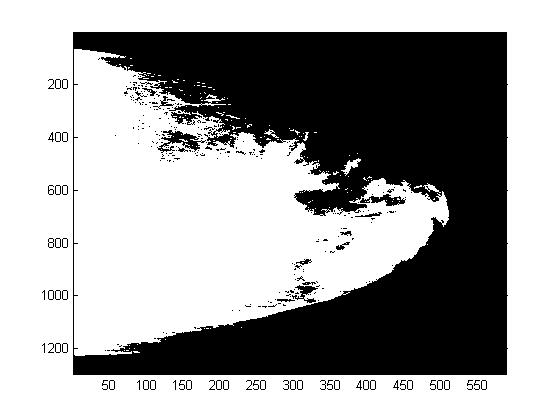
%> input picture 02_3C_SXA_DXA/01_TD_SXA/functions/TestBreast/Breast.jpg, 560 x 420 px
$ octave Test.m   (GNU Octave 9; MATLAB toolbox functions it lacks are replaced by stand-ins)
%> lines starting %> are read from the running program, lines starting %| are printed output that depends on the picture; in (x1, y1, x2, y2) boxes, pixels count from 0 and x2, y2 are one past the last pixel; in counts of white or black regions, pixels touching at a corner belong together; the program's own positions count from 1
I1 = imread('Breast.jpg');
%> I1 is the input picture: size 420x560x3 uint8; min 0, max 255, mean 160.1
% % % h=A;
% % % h(:,end)=[];
% % % figure;imshow(A);
% % I2 = imrotate(I1,10,'bicubic','crop');


I2 = imread('Breast-2.jpg');
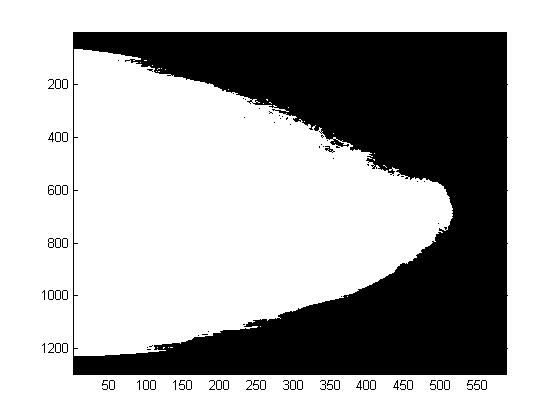
%> input picture 02_3C_SXA_DXA/01_TD_SXA/functions/TestBreast/Breast-2.jpg, 560 x 420 px
%> I2 is the input picture: size 420x560x3 uint8; min 0, max 255, mean 174.8


nrows = max(size(I1,1), size(I2,1));
%> nrows = 420
ncols = max(size(I1,2), size(I2,2));
%> ncols = 560
nchannels = size(I1,3);
%> nchannels = 3

extendedI1 = [ I1, zeros(size(I1,1), ncols-size(I1,2), nchannels); ...
  zeros(nrows-size(I1,1), ncols, nchannels)];

extendedI2 = [ I2, zeros(size(I2,1), ncols-size(I2,2), nchannels); ...
  zeros(nrows-size(I2,1), ncols, nchannels)];

I1=extendedI1;
I2=extendedI2;

Overlaping=I1&I2;
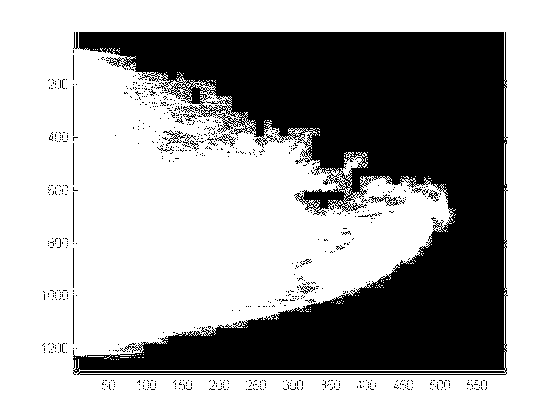
%> Overlaping: size 420x560x3 logical; 65.8% white; 725 black regions (705 under 20 px), largest, box (x1, y1, x2, y2) and area: (73, 32, 508, 375) 77998, (369, 194, 399, 206) 105, (163, 130, 187, 146) 96
% % % figure;imshow(Overlaping);
NOverlaping= nnz(Overlaping);
%> NOverlaping = 464394


I3=nnz(I1);
%> I3 = 465417
I4=nnz(I2);
%> I4 = 497430
Diff=abs(I3-I4);
%> Diff = 32013

PercentageOverlapingRef=(NOverlaping/I3)*100;  % how many percentage is overlaping with Refernce
%> PercentageOverlapingRef = 99.78
PercentageOverlapingRef_test=(NOverlaping/((I3+I4)/2))*100;
%> PercentageOverlapingRef_test = 96.46


DiffRefrence=I3-NOverlaping; % Diff from Reference image
%> DiffRefrence = 1023
PercentageDiffRef=(DiffRefrence/I3)*100; %how many percentage is Diff ref
%> PercentageDiffRef = 0.22
PercentageDiffRef_Test=(abs(I3-I4)/((I3+I4)/2))*100;
%> PercentageDiffRef_Test = 6.65
PercentageOverlapingTarget=(NOverlaping/I4)*100;
%> PercentageOverlapingTarget = 93.36
DiffTarget=I4-NOverlaping; % Diff from Target image
%> DiffTarget = 33036
PercentageDiffTarget=(DiffTarget/I4)*100; %how many percentage is Diff
%> PercentageDiffTarget = 6.64

min=abs(I3-I4)/I3
%> min = 0.0688

C = imfuse(I1,I2,'falsecolor','Scaling','joint','ColorChannels',[1 2 0]);
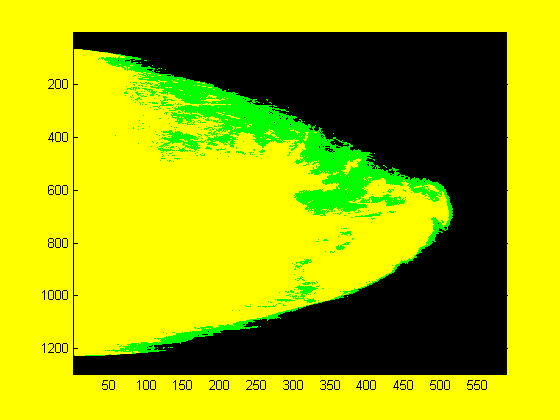
%> C: size 420x560x3 uint8; mean R, G, B 160.1, 174.8, 0
% % imwrite(C,'my_blend_overlay.png');
figure;imshow(C);
J=1
fname = [num2str(J) '.png' ];

archiveDir = fileparts(which('Test'));

thumbdir = [archiveDir filesep 'Density_Results' ];

% Create an unique Folder


if ~exist(thumbdir,'dir')
    mkdir(thumbdir);
end


 imwrite(C,[thumbdir filesep fname]);


%> (the run ends here)
